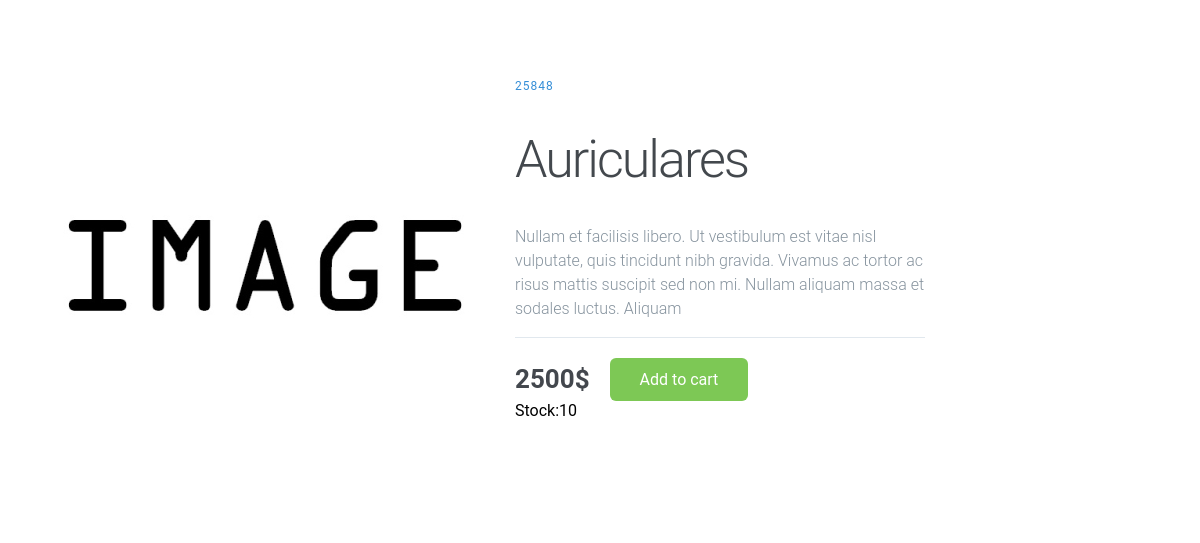
The page /index.php/Detalle/index/1 on the database its author committed.
### tables this page shows
CREATE TABLE `productos` (
  `id` int(11) NOT NULL,
  `Nombre` varchar(20) NOT NULL,
  `Precio` double NOT NULL,
  `Stock` int(11) NOT NULL,
  `Codigo` int(11) NOT NULL,
  `Descripcion` varchar(200) NOT NULL
);

### application/controllers/Detalle.php (called while the page is built, shortened)
<?php
class Detalle extends CI_Controller {
	public function index($id)
	{
		$this->load->model("productosModel");
		$resultado = $this->productosModel->getById($id);
		if(isset($resultado[0]))$this->load->view("detalle.php",array("producto"=>$resultado[0]));
	}
}

### index.php (called while the page is built, shortened)
<?php
require_once BASEPATH.'core/CodeIgniter.php';

### application/models/productosModel.php (called while the page is built, shortened)
<?php
class productosModel extends CI_Model{
    public function getById($id){
        $this->db->select("*");
        $this->db->from("productos");
        $this->db->where("id='$id'");
        $consulta = $this->db->get();
        return $consulta->result_array();
    }
}

### application/views/detalle.php (the view, shortened to what this page needs)
?><!DOCTYPE html>
<html lang="en">
<head>
	<link rel="stylesheet" href="<?php echo base_url()?>css/style2.css">
</head>
<body>
	<main class="container">
	  <div class="left-column">
	    <img src="<?php echo base_url()?>/public/img/Image (1).jpg" alt="Product Image"/>
	  </div>
	  <div class="right-column">
	    <div class="product-description">
				<span><?php echo $producto["Codigo"]?></span>
	      <h1><?php echo $producto["Nombre"]?></h1>
	      <p><?php echo $producto["Descripcion"]?></p>
	    </div>
	    <div class="product-price">
	      <span><?php echo $producto["Precio"]?>$</span>
	      <a href="#" class="cart-btn">Add to cart</a>
	    </div>
			<div class="product-stock">
				<span>Stock:<?php echo $producto["Stock"]?></span>
			</div>
	  </div>
	</main>
</body>
</html>

### css/style2.css (style rules this page uses)
html, body { height: 100%; width: 100%; margin: 0; font-family: 'Roboto', sans-serif; }
.container { max-width: 1200px; margin: 0 auto; padding: 15px; display: flex; }
.right-column { width: 35%; margin-top: 60px; }
.product-description { border-bottom: 1px solid #E1E8EE; margin-bottom: 20px; }
.product-description span { font-size: 12px; color: #358ED7; letter-spacing: 1px; text-transform: uppercase; text-decoration: none; }
.product-description h1 { font-weight: 300; font-size: 52px; color: #43484D; letter-spacing: -2px; }
.product-description p { font-size: 16px; font-weight: 300; color: #86939E; line-height: 24px; }
.product-price { display: flex; align-items: center; }
.product-price span { font-weight: bolder; font-size: 26px; color: #43474D; margin-right: 20px; }
.cart-btn { display: inline-block; background-color: #7DC855; border-radius: 6px; font-size: 16px; color: #FFFFFF; text-decoration: none; padding: 12px 30px; transition: all .5s; }

### rows shown on the page
productos: Codigo "25848", Nombre "Auriculares", Descripcion "Nullam et facilisis libero. Ut vestibulum est vitae nisl vulputate, quis tincidunt nibh gravida. Vivamus ac tortor ac risus mattis suscipit sed non mi. Nullam aliquam massa et sodales luctus. Aliquam", Precio "2500", Stock "10"
